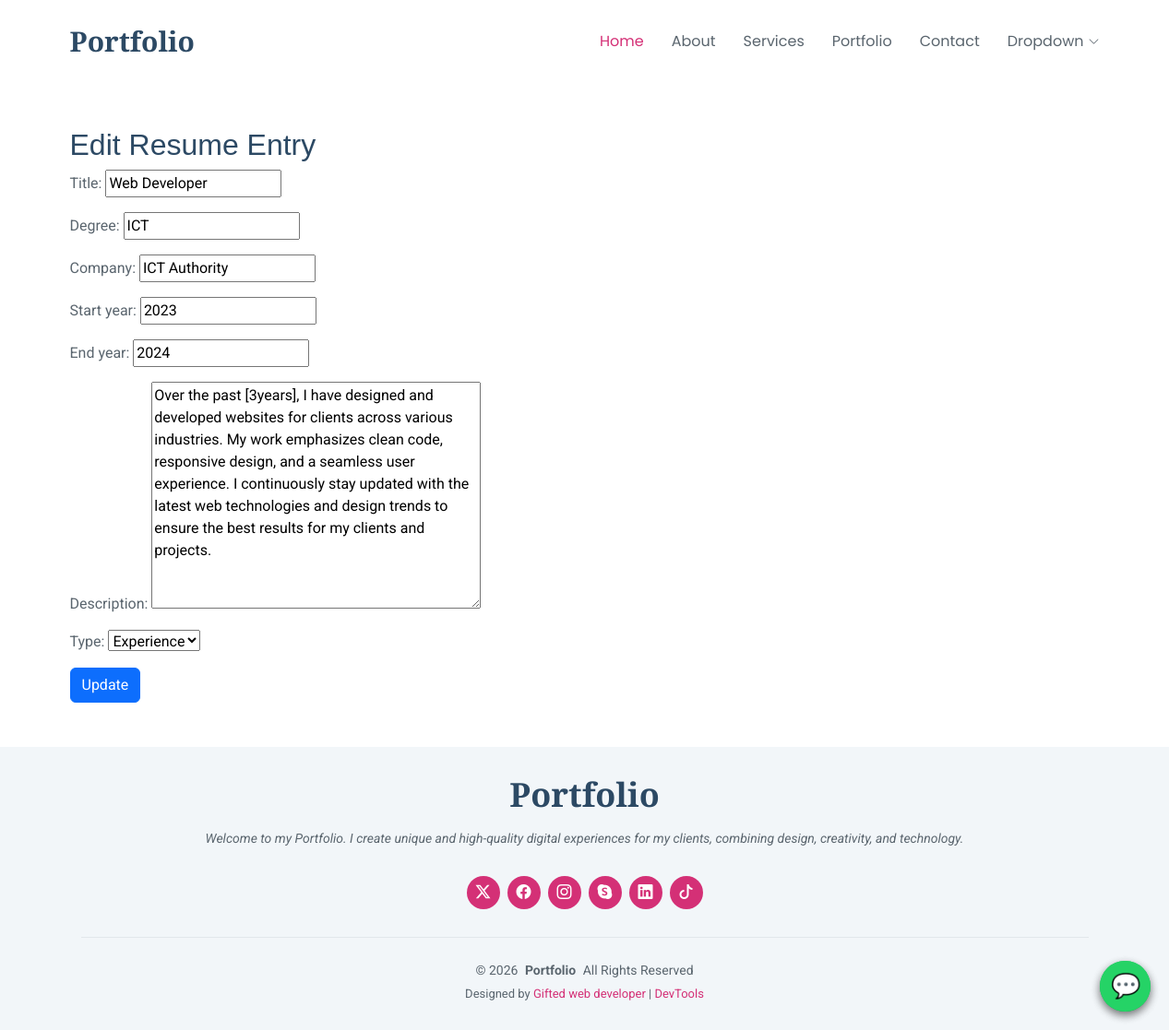
The app's page /resume/2/edit/ (signed in) with its own data.
### myapp/models.py (models this page shows, shortened)
class ResumeEntry(models.Model):
    title = models.CharField(max_length=200)
    degree = models.CharField(max_length=200, blank=True)
    company = models.CharField(max_length=200, blank=True)
    start_year = models.CharField(max_length=10, blank=True)
    end_year = models.CharField(max_length=10, blank=True)
    description = models.TextField(blank=True)
    type = models.CharField(max_length=50, choices=[('education', 'Education'), ('experience', 'Experience')])

### myapp/views.py (the view)
# urls.py: path('resume/<int:pk>/edit/', views.resume_edit, name='resume_edit'),
@admin_required
def resume_edit(request, pk):
    entry = get_object_or_404(ResumeEntry, pk=pk)
    if request.method == "POST":
        form = ResumeEntryForm(request.POST, instance=entry)
        if form.is_valid():
            form.save()
            return redirect('about')
    else:
        form = ResumeEntryForm(instance=entry)
    return render(request, 'myapp/resume_form.html', {'form': form})

### myapp/forms.py
class ResumeEntryForm(forms.ModelForm):
    class Meta:
        model = ResumeEntry
        fields = '__all__'
        from django import forms

### templates/myapp/resume_form.html (shortened to what this page needs)
{% extends "myapp/base.html" %}
{% block content %}
<div class="container py-5">
    <h2>{% if form.instance.pk %}Edit Resume Entry{% else %}Add Resume Entry{% endif %}</h2>
    <form method="POST">
        {{ form.as_p }}
        <button type="submit" class="btn btn-primary">{% if form.instance.pk %}Update{% else %}Add{% endif %}</button>
    </form>
</div>
{% endblock %}

### static/assets/css/alice-main.css (style rules this page uses)
:root { --default-font: "Roboto", system-ui, -apple-system, "Segoe UI", Roboto, "Helvetica Neue", Arial, "Noto Sans", "Liberation Sans", sans-serif, "Apple Color Emoji", "Segoe UI Emoji", "Segoe UI Symbol", "Noto Color Emoji"; --heading-font: "Playfair Display", sans-serif; --nav-font: "Poppins", sans-serif; }
:root { --background-color: #ffffff; --default-color: #5a656e; --heading-color: #2c4964; --accent-color: #d43076; --surface-color: #ffffff; --contrast-color: #ffffff; }
:root { --nav-color: #5a656e; --nav-hover-color: #d43076; --nav-mobile-background-color: #ffffff; --nav-dropdown-background-color: #ffffff; --nav-dropdown-color: #5a656e; --nav-dropdown-hover-color: #d43076; }
:root { scroll-behavior: smooth; }
body { color: var(--default-color); background-color: var(--background-color); font-family: var(--default-font); }
h1, h2, h3, h4, h5, h6 { color: var(--heading-color); font-family: var(--heading-font); }

### records on screen
ResumeEntry: title "Web Developer", degree "ICT", company "ICT Authority", start_year "2023", end_year "2024", description "Over the past [3years], I have designed and developed websites for clients across various industries. My work emphasizes clean code, responsive design, and a seamless user experience. I continuously stay updated with the latest web technologies and design trends to ensure the best results for my clients and projects.", type "Experience"
